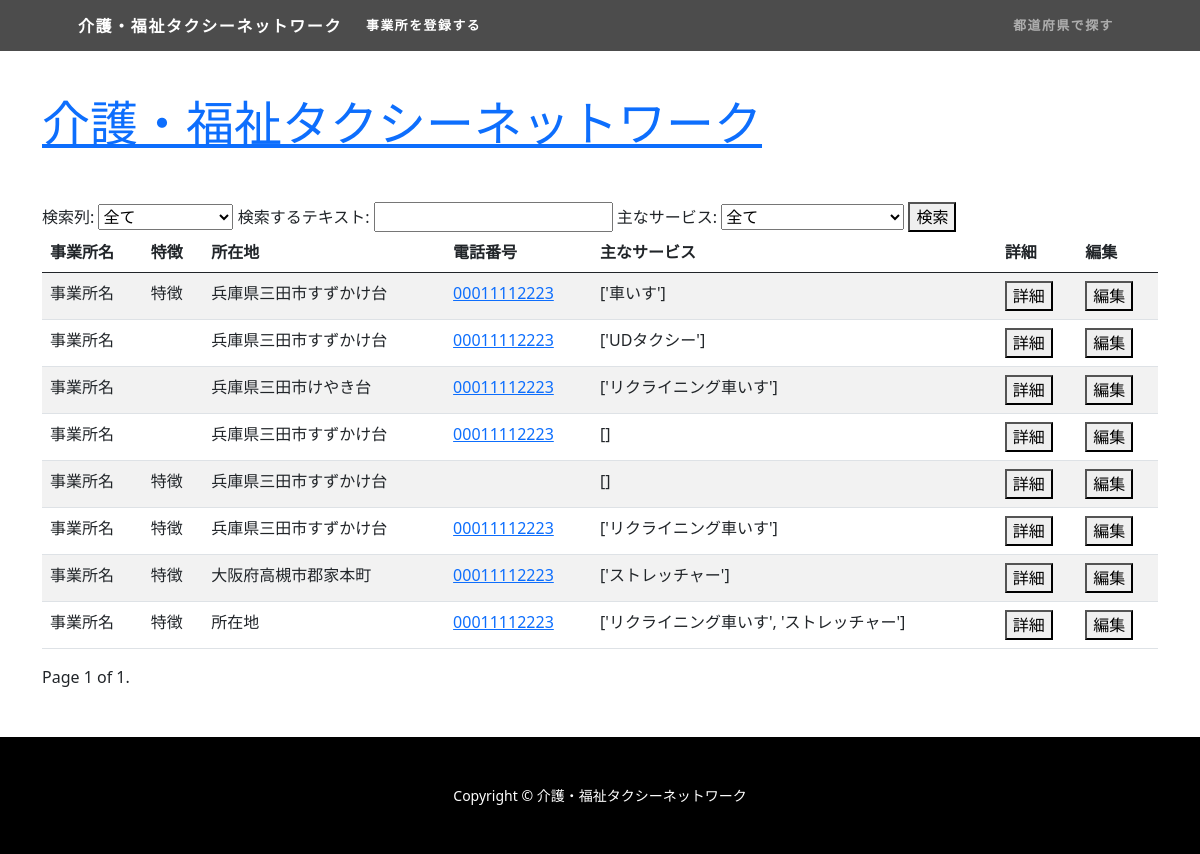
The page /registration_list/ on the database as committed earlier.
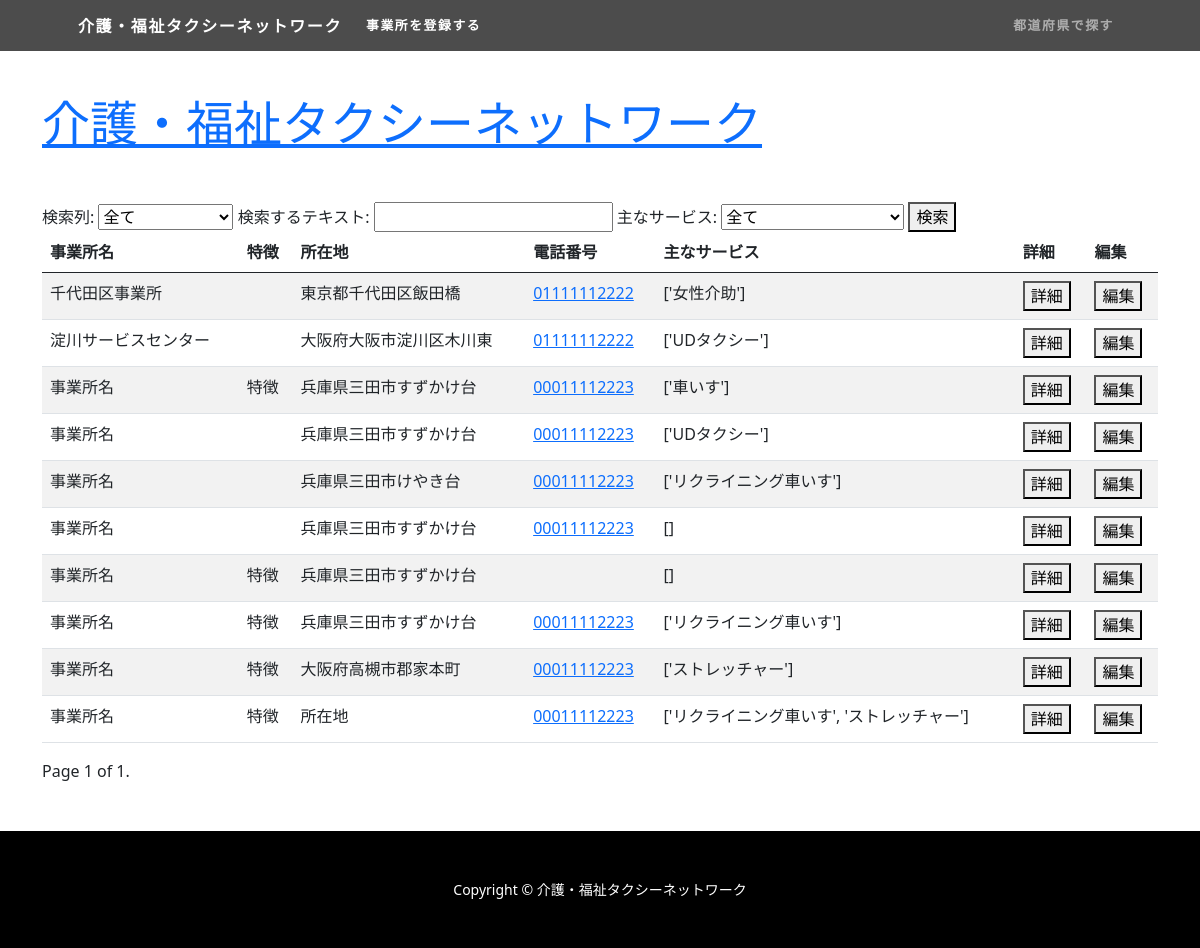
The same page on the database as committed later.
### caretaxi/models.py (models this page shows, shortened)
class Registration(models.Model):
    REUSE_CHOICES = [
        ('未', '未'),
        ('済', '済'),
    ]
    business_name = models.CharField(max_length=999)
    features = models.CharField(max_length=999)
    postal_code = models.CharField('郵便番号', max_length=8)
    location = models.CharField(max_length=999)
    tel = models.CharField(max_length=16)
    carmodel = models.CharField(max_length=999)
    email = models.EmailField()
    siteurl = models.CharField(max_length=999)
    message = models.TextField()
    main_image = models.ImageField(upload_to='registration_images/', null=True, blank=True)
    created_at = models.DateTimeField(auto_now_add=True)
    genres = models.CharField(max_length=999, blank=True, null=True)

### caretaxi/views.py (the view, shortened to what this page needs)
# urls.py: path('registration_list/', registration_list, name='registration_list'),
def registration_list(request):
    items_per_page = 10
    registrations = Registration.objects.all().order_by('-id')
    search_column = request.GET.get('search_column', 'all')
    search_text = request.GET.get('search_text', '')
    search_genres = request.GET.get('search_genres', '')
    if search_genres:
        registrations = registrations.filter(genres__icontains=search_genres)
    paginator = Paginator(registrations, items_per_page)
    page = request.GET.get('page', 1)
    try:
        registrations = paginator.page(page)
    except PageNotAnInteger:
        registrations = paginator.page(1)
    except EmptyPage:
        registrations = paginator.page(paginator.num_pages)
    return render(request, 'registration_list.html', {
        'registrations': registrations,
        'search_column': search_column,
        'search_text': search_text,
        'search_genres': search_genres,
    })

### caretaxi/templates/registration_list.html (shortened to what this page needs)
{% extends 'base1.html' %}
{% block active_registration %}active{% endblock %}
{% block contents %}
<div class="container">
    <div class="my-div-style">
        <h1 class="display-5"><a href="{% url 'caretaxi:registration_list' %}">介護・福祉タクシーネットワーク</a></h1>
        <div class="mt-5">
            <form method="get" action="">
                <label for="searchColumn">検索列:</label>
                <select id="searchColumn" name="search_column" >
                    <option value="all" {% if search_column == 'all' %}selected{% endif %}>全て</option>
                </select>
                <label for="searchText">検索するテキスト:</label>
                <input type="text" id="searchText" name="search_text" value="{{ search_text }}">
                <label for="searchGenres">主なサービス:</label>
                <select id="searchGenres" name="search_genres">
                    <option value="" {% if not search_genres %}selected{% endif %}>全て</option>
                </select>
                <button type="submit">検索</button>
            </form>
        </div>
        <div>
            <table class="table table-striped">
                <thead>
                    <tr>
                        <th>事業所名</th>
                        <th>特徴</th>
                        <th>所在地</th>
                        <th>電話番号</th>
                        <th>主なサービス</th>
                        <th>詳細</th>
                        <th>編集</th>
                    </tr>
                </thead>
                <tbody>
                    {% for registration in registrations %}
                        <tr>
                            <td>{{ registration.business_name }}</td>
                            <td>{{ registration.features }}</td>
                            <td>{{ registration.location }}</td>
                            <td><a href="tel:{{ registration.tel }}">{{ registration.tel }}</a></td>
                            <td>{{ registration.genres }}</td>
                            <td><a href="{% url 'caretaxi:detail_registration' registration.id %}"><button>詳細</button></a></td>
                            <td><a href="{% url 'caretaxi:edit_registration' registration.id %}"><button>編集</button></a></td>
                        </tr>
                    {% endfor %}
                </tbody>
            </table>
        </div>
        <div class="pagination">
            <span class="step-links">
                <span class="current">
                    Page {{ registrations.number }} of {{ registrations.paginator.num_pages }}.
                </span>
            </span>
        </div>
    </div>
</div>
{% endblock %}

Rows that differ between the two databases and show on the page:
added Registration: business_name "千代田区事業所", location "東京都千代田区飯田橋", tel "01111112222", genres "['女性介助']"
added Registration: business_name "淀川サービスセンター", location "大阪府大阪市淀川区木川東", tel "01111112222", genres "['UDタクシー']"
